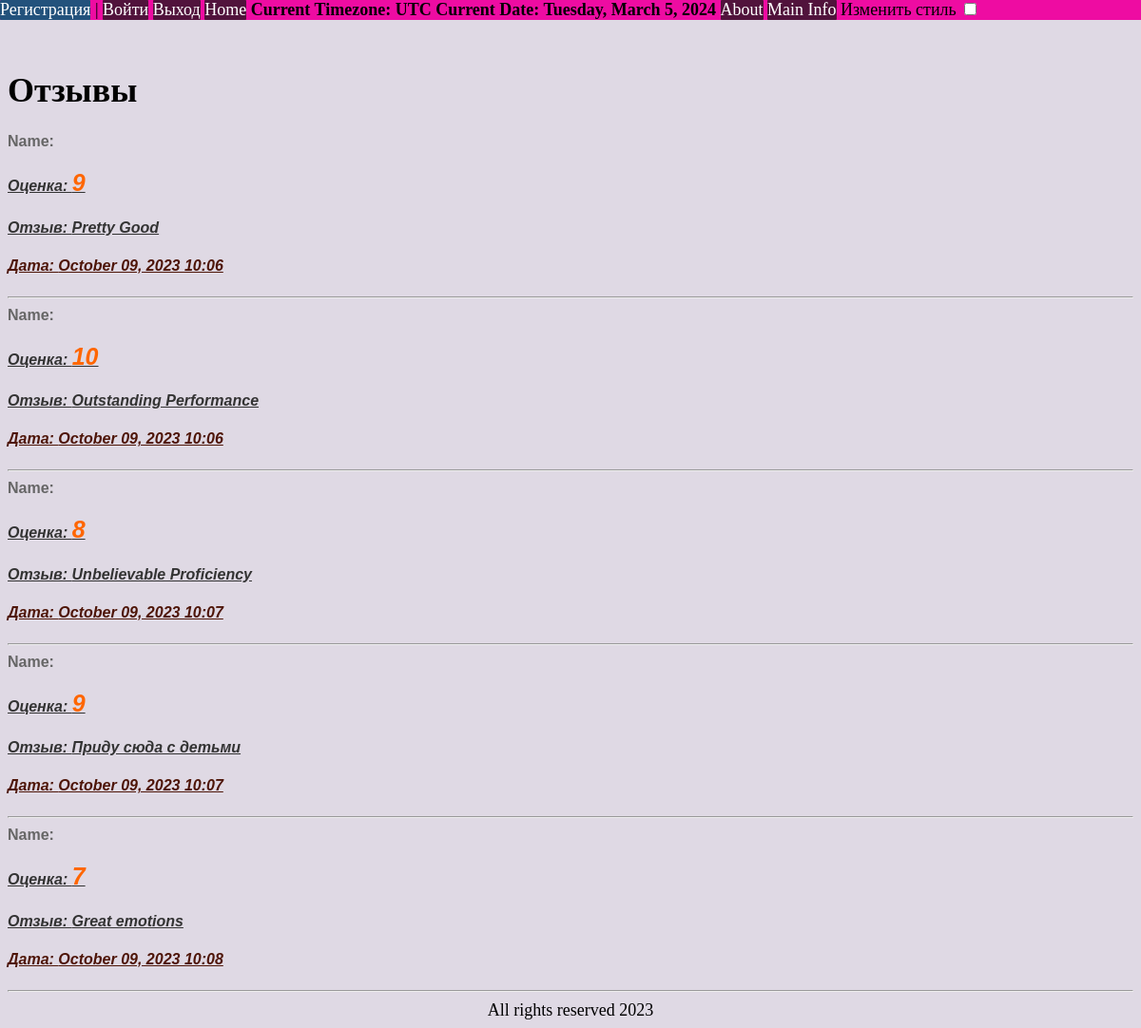
/review_list/, run on the app's committed database.
### gym/models.py (models this page shows)
class Review(models.Model):
    name = models.CharField(max_length=50, unique=True, verbose_name='Name')
    score = models.IntegerField(
        validators=[
            MinValueValidator(0, message='Оценка не может быть отрицательной'),
            MaxValueValidator(10, message ='Оценка не может быть больше 10')
        ]
    )
    content = models.TextField(max_length=1000, null=True, blank=True)
    timestamp = models.DateTimeField(auto_now_add=True, verbose_name='DataTime')
    class Meta:
        ordering = ['timestamp']

### gym/views.py (the view)
# urls.py: path('review_list/', review_list_view, name='review_list'),
def review_list_view(request):
    context={'review_list': Review.objects.all()}
    return render(request=request,template_name='gym/LabWork1/reviews7.html', context=context)

### gym/templates/gym/LabWork1/reviews7.html (shortened to what this page needs)
{% extends 'gym/base.html' %}
{% block content %}
<h1 class="Reviews">Отзывы</h1>
{% for review in review_list %}
<div class="review">
  <b>Name: {{ review.get_name }}</b>
  <p>Оценка: <span class="score">{{ review.score }}</span></p>
  <p>Отзыв: {{ review.content }}</p>
  <p class="timestamp">Дата: {{ review.timestamp|date:"F d, Y H:i" }}</p>
</div>
<hr>
{% endfor %}
{% endblock %}

### gym/templates/gym/base.html (style rules this page uses)
body { background-color: #DFD9E4; }
@media (min-width: 768px) { body { font-size: 18px; } }

### gym/templates/gym/LabWork1/reviews7.html (style rules this page uses)
.review { font-family: Arial, sans-serif; font-size: 16px; color: #666; margin-bottom: 20px; }
.score { font-weight: bold; font-size: 25px; color: #ff6600; }
.timestamp { font-style: italic; color: #4E1507; }
p { font-family: Arial, sans-serif; font-size: 16px; font-weight: bold; font-style: italic; color: #333; line-height: 1.5; text-decoration: underline; }

### data on the page
Review: score "9", content "Pretty Good", timestamp "October 09, 2023 10:06"
Review: score "10", content "Outstanding Performance", timestamp "October 09, 2023 10:06"
Review: score "8", content "Unbelievable Proficiency", timestamp "October 09, 2023 10:07"
Review: score "9", content "Приду сюда с детьми", timestamp "October 09, 2023 10:07"
Review: score "7", content "Great emotions", timestamp "October 09, 2023 10:08"
